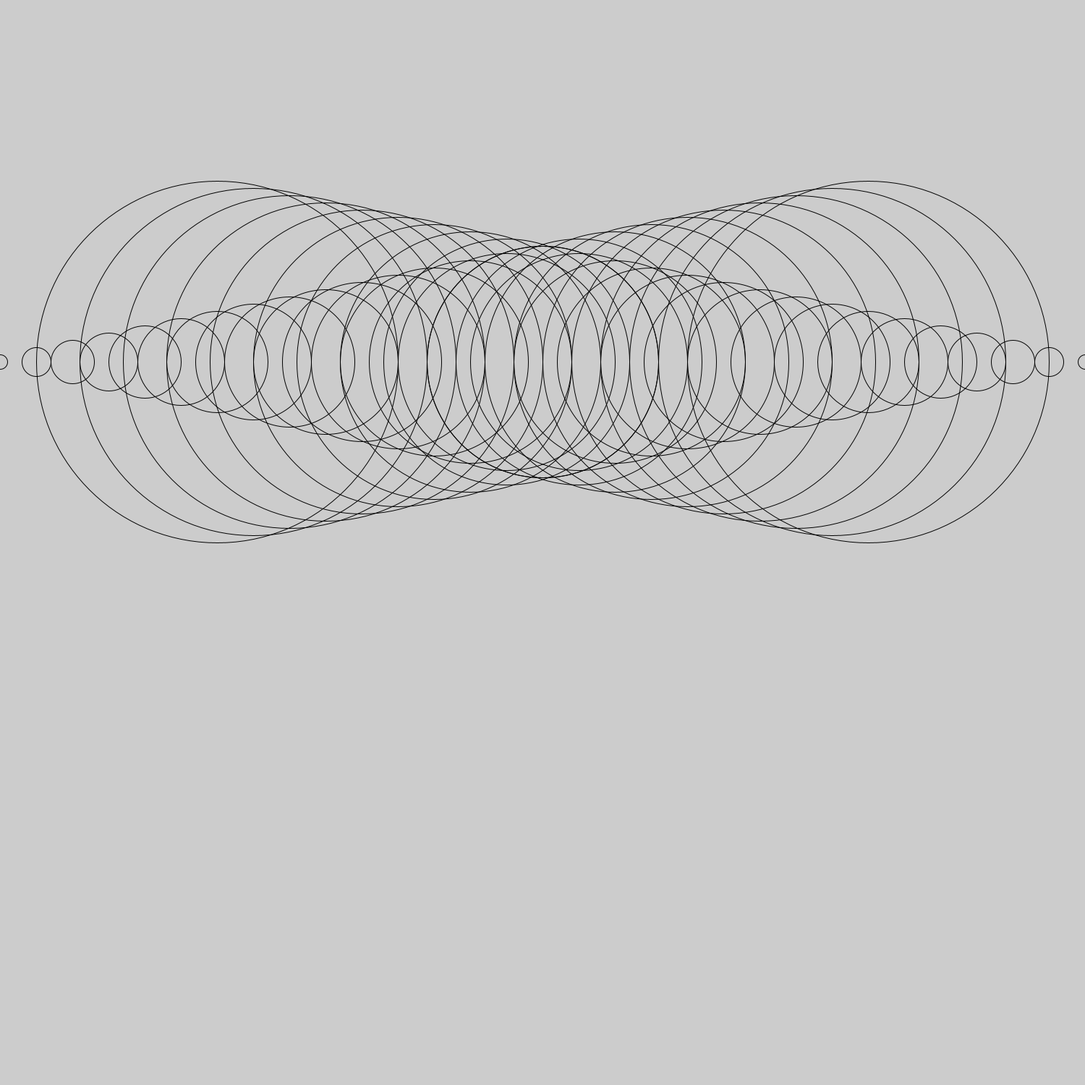
Frame 1 (no input)
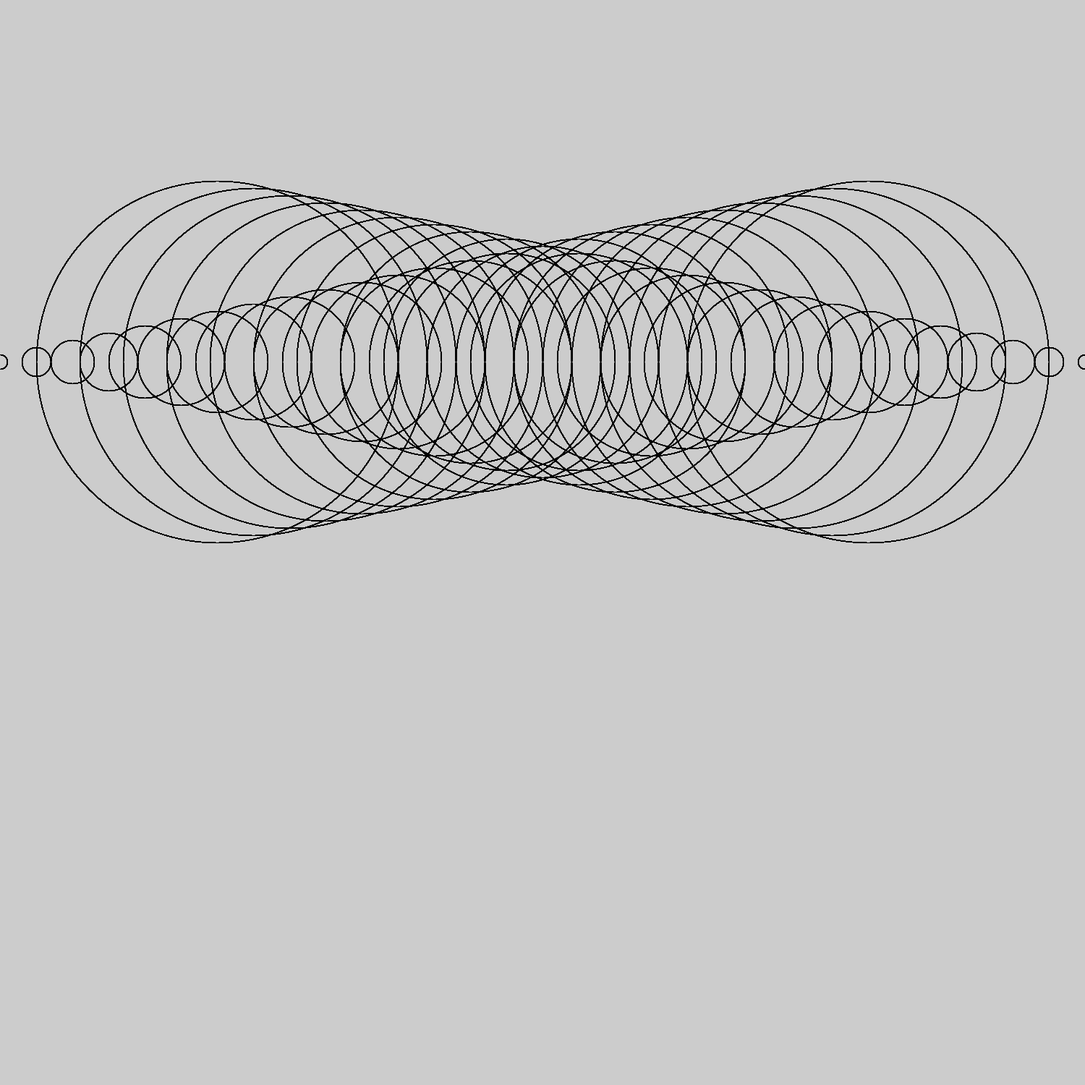
Frame 60 (the mouse pressed at the canvas centre just before this capture)
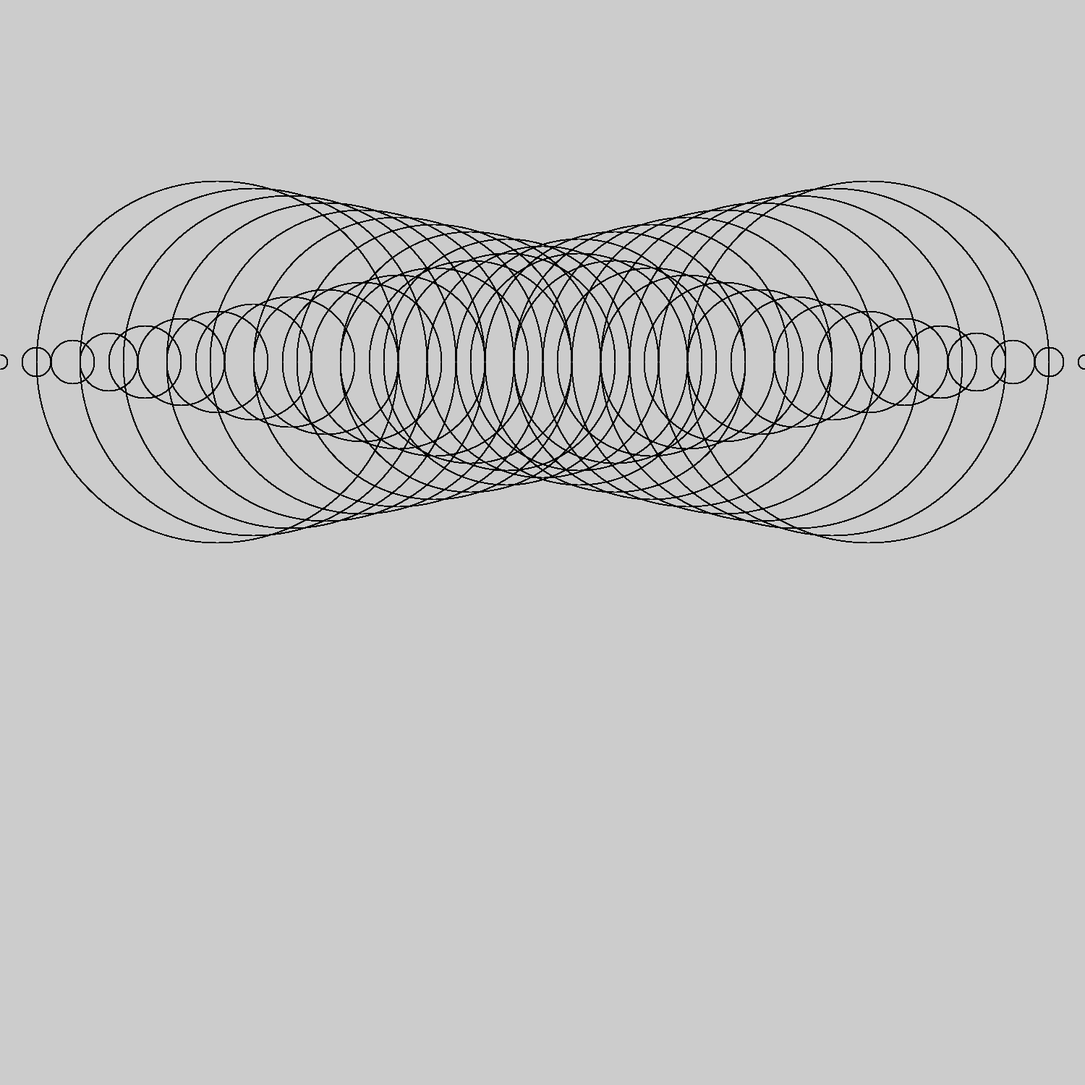
Frame 120 (the mouse held since frame 60 and released just before this capture)

The Processing sketch that drew these frames (run headless with seeded random() and noise(); from frame 60 on, the mouse is pressed at the canvas centre):

// Processing sketch: Amazing_Rings
// ── Amazing_Rings.pde
void setup(){
  size(1500,1500);
  noFill();
}


void draw(){
int w = 500;
int l = 500;
int x = 300;
int y = 500;
int x2 = 1200;
for( int i=0; i<50;i++){
ellipse(x2,y,w,l);
  ellipse(x,y,w, l);
  w -= 20;
  l -= 20;
  x += 50;
  x2 -= 50;
}

}
